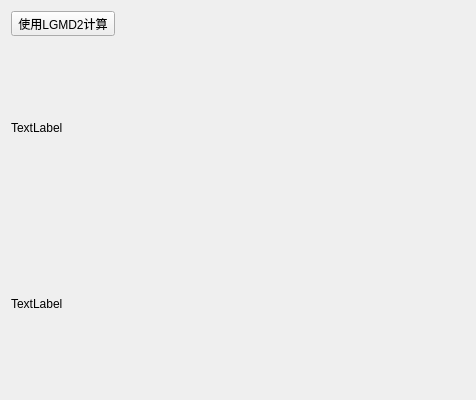
<?xml version="1.0" encoding="UTF-8"?>
<ui version="4.0">
 <class>LGMD2ModelApplicationClass</class>
 <widget class="QWidget" name="LGMD2ModelApplicationClass">
  <property name="geometry">
   <rect>
    <x>0</x>
    <y>0</y>
    <width>476</width>
    <height>400</height>
   </rect>
  </property>
  <property name="windowTitle">
   <string>LGMD2ModelApplication</string>
  </property>
  <layout class="QVBoxLayout" name="verticalLayout">
   <item>
    <widget class="QToolButton" name="btnCalculateLGMD2">
     <property name="text">
      <string>使用LGMD2计算</string>
     </property>
    </widget>
   </item>
   <item>
    <widget class="QLabel" name="label">
     <property name="text">
      <string>TextLabel</string>
     </property>
    </widget>
   </item>
   <item>
    <widget class="QLabel" name="label_2">
     <property name="text">
      <string>TextLabel</string>
     </property>
    </widget>
   </item>
  </layout>
 </widget>
 <layoutdefault spacing="6" margin="11"/>
 <resources>
  <include location="LGMD2ModelApplication.qrc"/>
 </resources>
 <connections/>
</ui>
